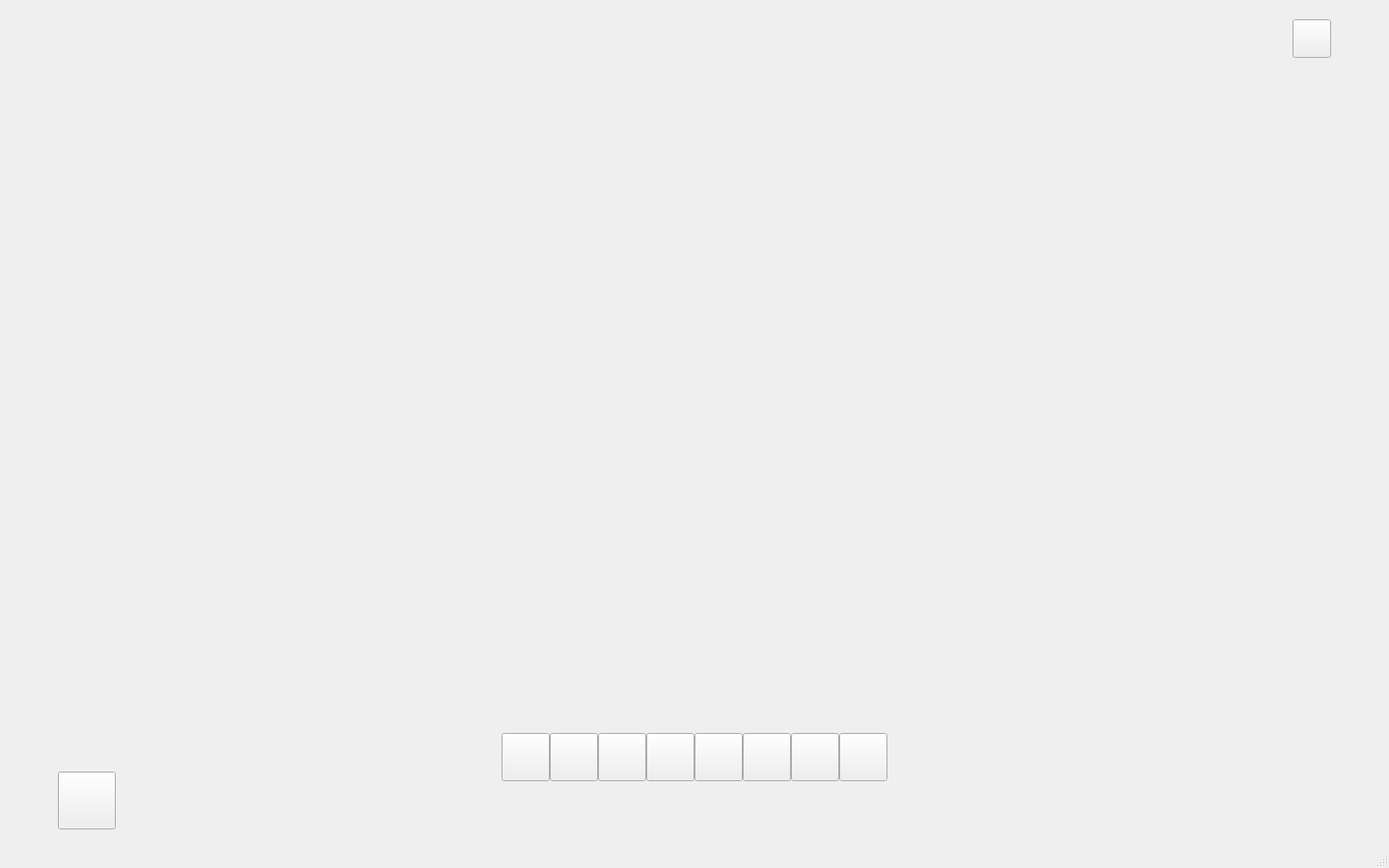
<?xml version="1.0" encoding="UTF-8"?>
<ui version="4.0">
 <class>GameWindow</class>
 <widget class="QMainWindow" name="GameWindow">
  <property name="geometry">
   <rect>
    <x>0</x>
    <y>0</y>
    <width>1440</width>
    <height>900</height>
   </rect>
  </property>
  <property name="sizePolicy">
   <sizepolicy hsizetype="Fixed" vsizetype="Fixed">
    <horstretch>0</horstretch>
    <verstretch>0</verstretch>
   </sizepolicy>
  </property>
  <property name="windowTitle">
   <string>MainWindow</string>
  </property>
  <widget class="QWidget" name="centralwidget">
   <widget class="QPushButton" name="creatorButton">
    <property name="geometry">
     <rect>
      <x>520</x>
      <y>760</y>
      <width>50</width>
      <height>50</height>
     </rect>
    </property>
    <property name="text">
     <string/>
    </property>
   </widget>
   <widget class="QPushButton" name="cutterButton">
    <property name="geometry">
     <rect>
      <x>620</x>
      <y>760</y>
      <width>50</width>
      <height>50</height>
     </rect>
    </property>
    <property name="text">
     <string/>
    </property>
   </widget>
   <widget class="QPushButton" name="beltButton">
    <property name="geometry">
     <rect>
      <x>570</x>
      <y>760</y>
      <width>50</width>
      <height>50</height>
     </rect>
    </property>
    <property name="text">
     <string/>
    </property>
   </widget>
   <widget class="QPushButton" name="trashButton">
    <property name="geometry">
     <rect>
      <x>670</x>
      <y>760</y>
      <width>50</width>
      <height>50</height>
     </rect>
    </property>
    <property name="text">
     <string/>
    </property>
   </widget>
   <widget class="QPushButton" name="kitchenButton">
    <property name="geometry">
     <rect>
      <x>720</x>
      <y>760</y>
      <width>50</width>
      <height>50</height>
     </rect>
    </property>
    <property name="text">
     <string/>
    </property>
   </widget>
   <widget class="QPushButton" name="magicButton">
    <property name="geometry">
     <rect>
      <x>770</x>
      <y>760</y>
      <width>50</width>
      <height>50</height>
     </rect>
    </property>
    <property name="text">
     <string/>
    </property>
   </widget>
   <widget class="QPushButton" name="shopButton">
    <property name="geometry">
     <rect>
      <x>60</x>
      <y>800</y>
      <width>60</width>
      <height>60</height>
     </rect>
    </property>
    <property name="text">
     <string/>
    </property>
   </widget>
   <widget class="QPushButton" name="saveButton">
    <property name="geometry">
     <rect>
      <x>1340</x>
      <y>20</y>
      <width>40</width>
      <height>40</height>
     </rect>
    </property>
    <property name="text">
     <string/>
    </property>
   </widget>
   <widget class="QPushButton" name="minerButton">
    <property name="geometry">
     <rect>
      <x>820</x>
      <y>760</y>
      <width>50</width>
      <height>50</height>
     </rect>
    </property>
    <property name="text">
     <string/>
    </property>
   </widget>
   <widget class="QPushButton" name="mixerButton">
    <property name="geometry">
     <rect>
      <x>870</x>
      <y>760</y>
      <width>50</width>
      <height>50</height>
     </rect>
    </property>
    <property name="text">
     <string/>
    </property>
   </widget>
  </widget>
  <widget class="QMenuBar" name="menubar">
   <property name="geometry">
    <rect>
     <x>0</x>
     <y>0</y>
     <width>1440</width>
     <height>17</height>
    </rect>
   </property>
  </widget>
  <widget class="QStatusBar" name="statusbar"/>
 </widget>
 <resources/>
 <connections/>
</ui>
